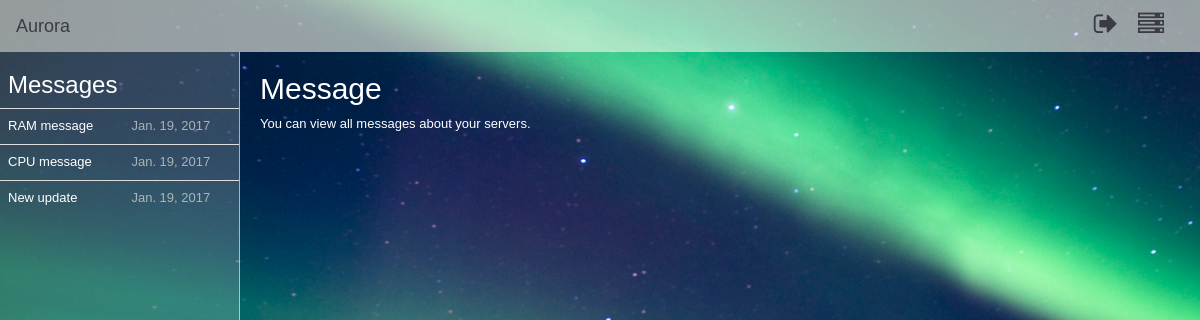
The page /messages/0 (signed in) on the database its author committed.
### AuroraPlus/models.py (models this page shows)
class Messages(models.Model):
    ID = models.AutoField(primary_key=True)
    User_ID = models.TextField(max_length=10)
    Message_Name = models.TextField(max_length=20)
    Message_Text = models.TextField(max_length=500)
    Date_Received = models.DateField(auto_now=True)
    Message_Read = models.BooleanField(default=0)

### AuroraPlus/views.py (the view)
# urls.py: url(r'^messages/(?P<message_id>\w{0,50000})$', views.messages, name='messages'),
def messages(request, message_id):
    current_user = request.user
    user_id = current_user.id
    all_messages = GetMessages.get_messages(user_id)
    select_message = GetMessages.select_message(user_id, message_id)
    GetMessages.message_read(user_id, message_id)
    render_messages = {'Messages': all_messages, 'selected_message': select_message, 'message_id': message_id}
    return render(request, 'messages.html', render_messages)

### bin/ServerMonitoring/messages.py (called while the page is built)
    @staticmethod
    def get_messages(user_id):
        all_messages = Messages.objects.filter(User_ID=user_id).all()
        return all_messages

    @staticmethod
    def select_message(user_id, message_id):
        selected_message = Messages.objects.filter(User_ID=user_id, ID=message_id).all()
        return selected_message

    @staticmethod
    def message_read(user_id, message_id):
        if user_id is None or message_id is None:
            return 'There has been an error.'
        else:
            try:
                message_to_edit = Messages.objects.get(User_ID=user_id, ID=message_id)
                message_to_edit.Message_Read = 1
                message_to_edit.save()
            except:
                return 'There has been an error(2).'
            return True

### templates/messages.html (shortened to what this page needs)
{% load static from staticfiles %}
{% load current_tags %}
<!DOCTYPE html>
<html lang="en">
<head>
    <link rel="stylesheet" type="text/css" href="{% static "bootstrap/css/bootstrap.min.css" %}"/>
    <link rel="stylesheet" type="text/css" href="{% static "fontawesome/css/font-awesome.min.css" %}">
    <link rel="stylesheet" type="text/css" href="{% static "custom/css/navbar.css" %}"/>
    <link rel="stylesheet" type="text/css" href="{% static "custom/css/sidebar.css" %}"/>
    <link rel="stylesheet" type="text/css" href="{% static "custom/css/messages.css" %}"/>
</head>
<body>
{% include 'top.html' %}
<div id="side">
    <h3 class="messages-title">Messages</h3>
    <table class="table">
        {% for message in Messages %}
            {% if message.Message_Read == 0 %}
                <tr class="message unread">
                    <td><b><a href="/messages/{{ message.ID }}">{{ message.Message_Name }}</a></b></td>
                    <td><b>{{ message.Date_Received }}</b></td>
                </tr>
            {% elif message.Message_Read == 1 %}
                <tr class="message read">
                    <td><a href="/messages/{{ message.ID }}">{{ message.Message_Name }}</a></td>
                    <td>{{ message.Date_Received }}</td>
                </tr>
            {% endif %}
        {% endfor %}
    </table>
</div>
<div id="content">
    {% if message_id == "0" %}
        <h2 class="message-title">Message</h2>
        <p class="message-text">You can view all messages about your servers.</p>
    {% else %}
        {% for item in selected_message %}
            <h2 class="message-title">{{ item.Message_Name }}</h2>
            <p class="message-date">{{ item.Date_Received }}</p>
            <p class="message-text">{{ item.Message_Text }}</p>
        {% endfor %}
    {% endif %}
</div>
</body>
</html>

### static/custom/css/messages.css (style rules this page uses)
html, body { background: url("/static/images/background.jpg") no-repeat !important; font-family: arial; font-size: 13px; position: relative; background-size: cover !important; height: 100% !important; width: 100% !important; }
@media (min-width: 1024px) { #side { position: absolute; top: 52px; left: 0; bottom: 0; width: 20%; color: rgba(250, 248, 233, 0.6); overflow: auto; border-right: 1px solid rgba(250, 248, 233, 0.6); background-color: rgba(250, 248, 233, 0.2); } }
@media (min-width: 1024px) { #content { position: relative; left: 20%; bottom: 0; right: 600px; padding-left: 20px; color: rgba(250, 248, 233, 0.6); width: 80%; } }
.messages-title { color: white; border-color: rgba(250, 248, 233, 0.6); margin-left: 8px; }
.message-title { color: white; }
.message-text { color: white; }
a { color: white; text-decoration: none; }

### rows shown on the page
Messages: Message_Name "RAM message", Date_Received "Jan. 19, 2017"
Messages: Message_Name "CPU message", Date_Received "Jan. 19, 2017"
Messages: Message_Name "New update", Date_Received "Jan. 19, 2017"
